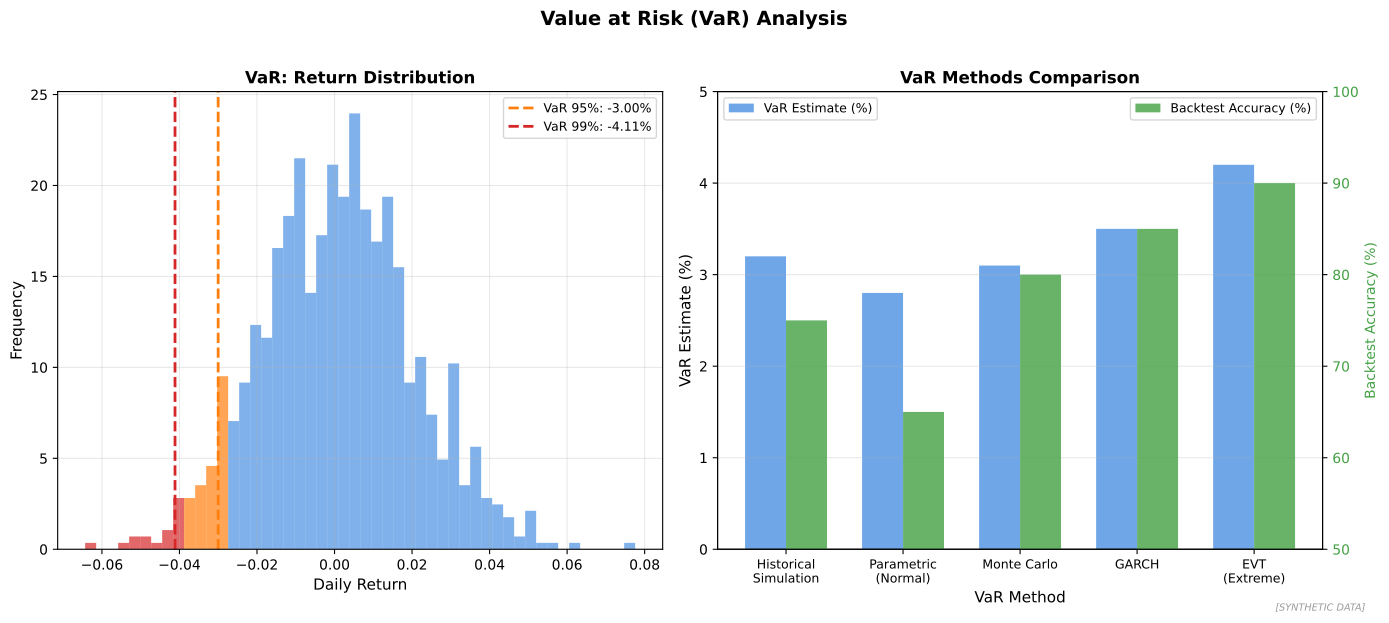

Source code (Python):
"""
Value at Risk Calculation
VaR methods and visualization

Output: var_calculation.pdf
Module: module_04_trad_finance
Lesson: 42 - Risk Management
"""

from pathlib import Path
import matplotlib.pyplot as plt
import numpy as np
from scipy import stats

CHART_METADATA = {
    'title': 'VaR Calculation',
    'module': 'module_04_trad_finance',
    'lesson': 42,
    'url': 'https://github.com/Digital-AI-Finance/digital-finance/tree/main/module_04_trad_finance/figures/var_calculation'
}

plt.rcParams.update({'font.size': 10, 'axes.labelsize': 10})

def create_chart():
    fig, axes = plt.subplots(1, 2, figsize=(14, 6))

    np.random.seed(42)

    # VaR Distribution
    ax1 = axes[0]

    # Generate return distribution
    returns = np.random.normal(0.0005, 0.02, 1000)

    # Calculate VaR levels
    var_95 = np.percentile(returns, 5)
    var_99 = np.percentile(returns, 1)

    # Plot histogram
    n, bins, patches = ax1.hist(returns, bins=50, density=True, alpha=0.7, color='#4A90E2')

    # Color VaR tail
    for i, (patch, left_edge) in enumerate(zip(patches, bins[:-1])):
        if left_edge < var_99:
            patch.set_facecolor('#D62728')
        elif left_edge < var_95:
            patch.set_facecolor('#FF7F0E')

    # VaR lines
    ax1.axvline(x=var_95, color='#FF7F0E', linestyle='--', linewidth=2, label=f'VaR 95%: {var_95*100:.2f}%')
    ax1.axvline(x=var_99, color='#D62728', linestyle='--', linewidth=2, label=f'VaR 99%: {var_99*100:.2f}%')

    ax1.set_xlabel('Daily Return', fontsize=11)
    ax1.set_ylabel('Frequency', fontsize=11)
    ax1.set_title('VaR: Return Distribution', fontsize=12, fontweight='bold')
    ax1.legend(loc='upper right', fontsize=9)
    ax1.grid(True, alpha=0.3)

    # VaR Methods Comparison
    ax2 = axes[1]

    methods = ['Historical\nSimulation', 'Parametric\n(Normal)', 'Monte Carlo', 'GARCH', 'EVT\n(Extreme)']
    var_values = [3.2, 2.8, 3.1, 3.5, 4.2]  # 99% VaR as % of portfolio
    accuracy = [75, 65, 80, 85, 90]

    x = np.arange(len(methods))
    width = 0.35

    bars1 = ax2.bar(x - width/2, var_values, width, label='VaR Estimate (%)', color='#4A90E2', alpha=0.8)

    ax2_twin = ax2.twinx()
    ax2_twin.bar(x + width/2, accuracy, width, label='Backtest Accuracy (%)', color='#44A044', alpha=0.8)
    ax2_twin.set_ylabel('Backtest Accuracy (%)', fontsize=10, color='#44A044')
    ax2_twin.tick_params(axis='y', labelcolor='#44A044')
    ax2_twin.set_ylim(50, 100)

    ax2.set_xlabel('VaR Method', fontsize=11)
    ax2.set_ylabel('VaR Estimate (%)', fontsize=11)
    ax2.set_title('VaR Methods Comparison', fontsize=12, fontweight='bold')
    ax2.set_xticks(x)
    ax2.set_xticklabels(methods, fontsize=9)
    ax2.legend(loc='upper left', fontsize=9)
    ax2_twin.legend(loc='upper right', fontsize=9)
    ax2.set_ylim(0, 5)
    ax2.yaxis.grid(True, alpha=0.3)

    fig.suptitle('Value at Risk (VaR) Analysis', fontsize=14, fontweight='bold', y=1.02)
    fig.text(0.98, 0.02, '[SYNTHETIC DATA]', fontsize=7, color='#999999', ha='right', style='italic')
    plt.tight_layout()

    output_path = Path(__file__).parent / 'var_calculation.pdf'
    plt.savefig(output_path, format='pdf', dpi=300, bbox_inches='tight')
    plt.close()
    print(f"Chart saved to: {output_path}")
    return output_path

if __name__ == '__main__':
    create_chart()
